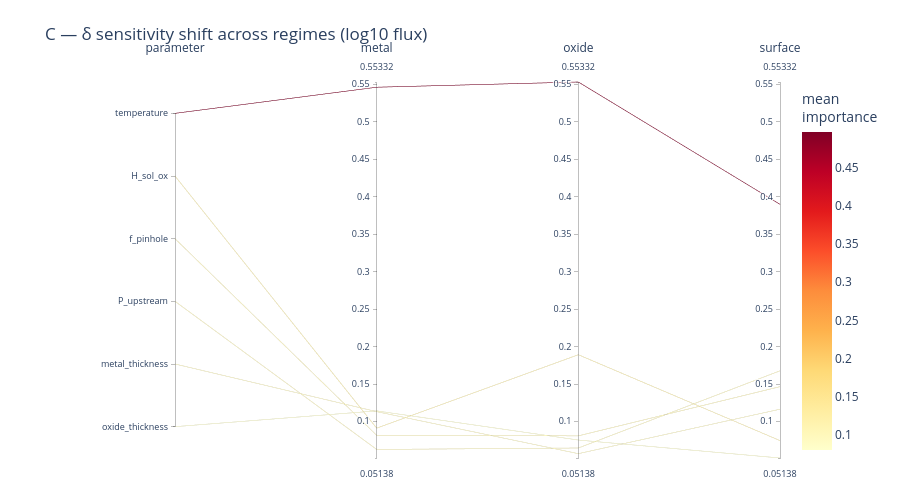

The cell this chart's notebook holds for it:
### Markdown cell above
## C — δ sensitivity shift across regimes

Each line is a **parameter**; axes are the three regimes; height = its Borgonovo-δ for log10(flux).
Steeply sloped lines are parameters whose importance changes between regimes (e.g. `H_sol_ox` rising
on the oxide axis). Colour = mean importance.

### Code cell
figC = parallel_coordinates_sensitivity(
    cmp_flux, title='C — δ sensitivity shift across regimes (log10 flux)',
    save_html=os.path.join(FIG_DIR, 'pcp_C_sensitivity.html'))
figC

### Figure 1 — Plotly figure (JSON) as saved in the notebook; plotly's stock layout.template omitted (floating-point values rounded to 4 significant figures)
{"data": [{"dimensions": [{"label": "parameter", "range": [-0.5, 5.5], "ticktext": ["temperature", "H_sol_ox", "f_pinhole", "P_upstream", "metal_thickness", "oxide_thickness"], "tickvals": [5, 4, 3, 2, 1, 0], "values": [5, 4, 3, 2, 1, 0]}, {"label": "metal", "range": [0.05138, 0.5533], "values": [0.5464, 0.09124, 0.08166, 0.06281, 0.1133, 0.1143]}, {"label": "oxide", "range": [0.05138, 0.5533], "values": [0.5533, 0.1892, 0.08095, 0.0647, 0.05717, 0.07536]}, {"label": "surface", "range": [0.05138, 0.5533], "values": [0.39, 0.07462, 0.1466, 0.1678, 0.1165, 0.05138]}], "labelangle": 0, "labelfont": {"size": 12}, "labelside": "top", "line": {"color": [0.4966, 0.1184, 0.1031, 0.09844, 0.09565, 0.08035], "colorbar": {"title": {"text": "mean<br>importance"}}, "colorscale": [[0, "rgb(255,255,204)"], [0.125, "rgb(255,237,160)"], [0.25, "rgb(254,217,118)"], [0.375, "rgb(254,178,76)"], [0.5, "rgb(253,141,60)"], [0.625, "rgb(252,78,42)"], [0.75, "rgb(227,26,28)"], [0.875, "rgb(189,0,38)"], [1, "rgb(128,0,38)"]], "showscale": true}, "rangefont": {"size": 9}, "tickfont": {"size": 9}, "type": "parcoords"}], "layout": {"font": {"size": 12}, "height": 500, "margin": {"b": 40, "l": 175, "r": 120, "t": 80}, "title": {"text": "C — δ sensitivity shift across regimes (log10 flux)"}}}
